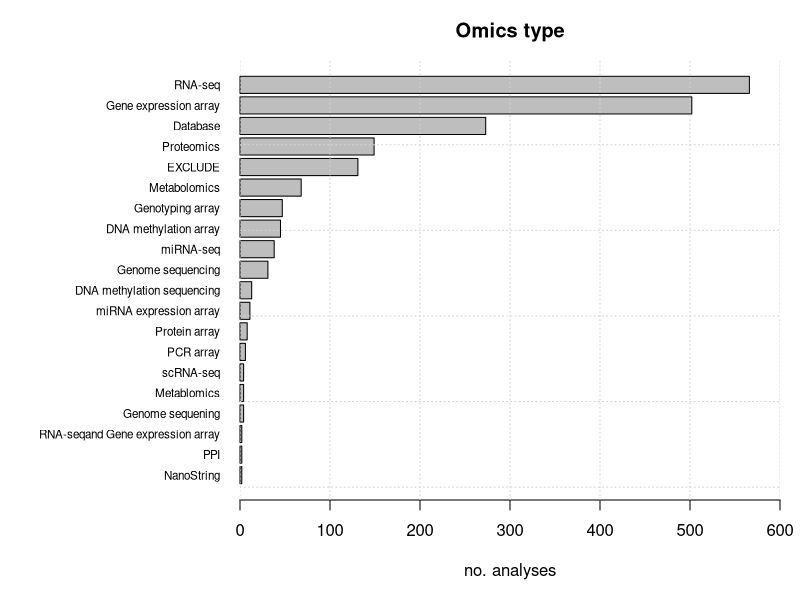
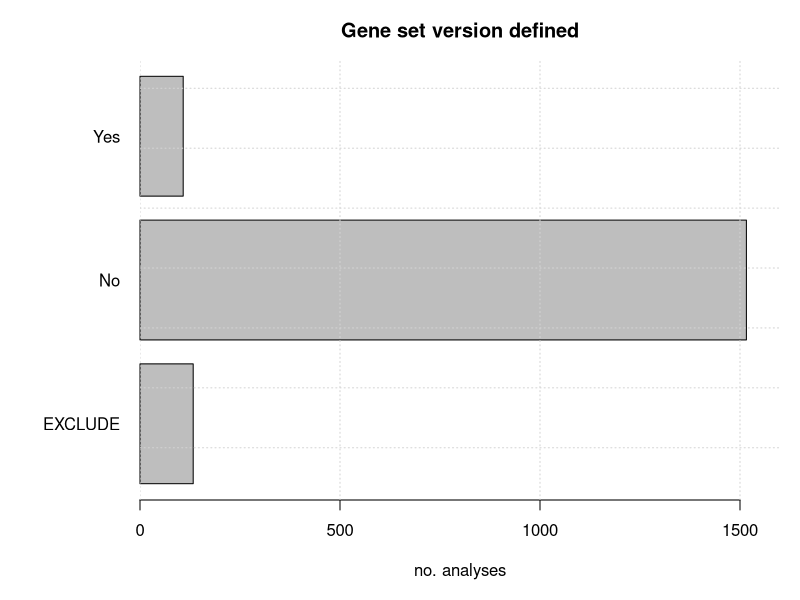

These figures' R source, in order:
## ---- chunk 1

knitr::opts_chunk$set(fig.width=7, fig.height=7) 


## ---- chunk 2

x <- read.table("PMC_2019-analysis.tsv",header=TRUE,fill=TRUE,sep="\t")
head(x)
colnames(x)
dim(x)

## ---- chunk 3

par(mar=c(5,12,3,1))

# omics type
omics <- x$Omics.type
omics_split <- strsplit(omics,", ")
omics <- unlist(omics_split)
res <- table(omics)
res <- res[order(res)]
res
barplot(tail(res,20),horiz=TRUE,las=1,cex.names = 0.7, xlab="no. analyses",
        main = "Omics type", xlim=c(0,600))
grid()

## ---- chunk 4

# organism
org <- x$Organism
org_split <- strsplit(org,", ")
org <- unlist(org_split)
table(org)

# Gene set library
GSL <-x$Gene.set.library
GSL_split <- strsplit(GSL,", ")
GSL <- unlist(GSL_split)
table(GSL)

# App used
App <-x$App.used
App_split <- strsplit(App,", ")
App <- unlist(App_split)
table(App)
## ---- chunk 5
par(mar=c(5,7,3,1))
# Gene set version
GSV <-x$GS.version
res <- table(GSV)
res
barplot(tail(res,20),horiz=TRUE,las=1,cex.names = 1, xlab="no. analyses",
        main = "Gene set version defined", xlim=c(0,1600))
grid()

